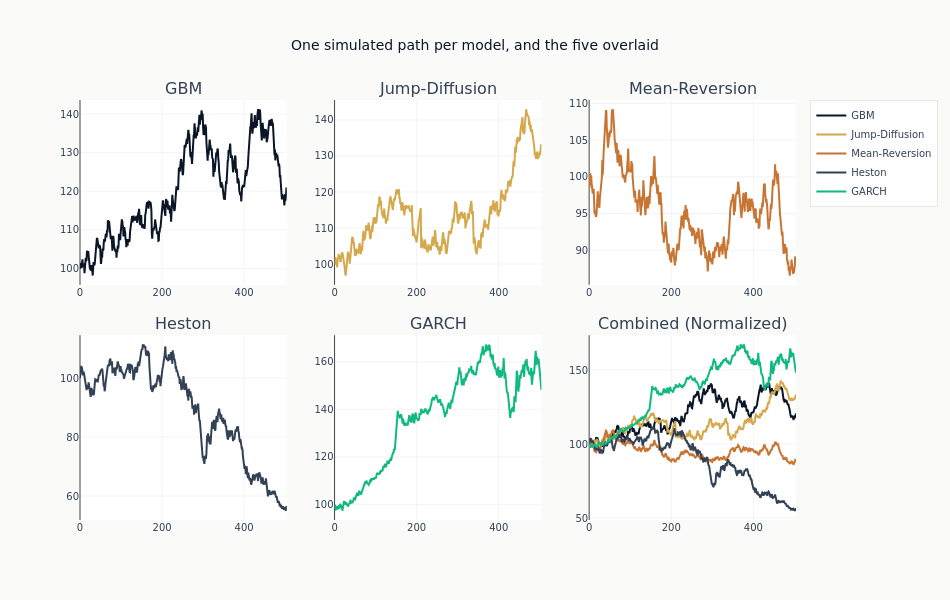

Notebook cell for this chart:
### Code cell
# Create comparison plot
fig = make_subplots(
    rows=2,
    cols=3,
    subplot_titles=list(all_models.keys()) + ["Combined (Normalized)"],
    vertical_spacing=0.12,
)

colors = [COLORS["blue"], COLORS["amber"], COLORS["copper"], COLORS["neutral"], COLORS["positive"]]

# Individual plots (no legend - subplot titles identify each)
for idx, (name, prices) in enumerate(all_models.items()):
    row, col = (idx // 3) + 1, (idx % 3) + 1
    fig.add_trace(
        go.Scatter(
            y=prices, mode="lines", name=name, line=dict(color=colors[idx]), showlegend=False
        ),
        row=row,
        col=col,
    )

# Combined normalized plot (with legend for comparison)
for idx, (name, prices) in enumerate(all_models.items()):
    normalized = 100 * prices / prices[0]
    fig.add_trace(
        go.Scatter(y=normalized, mode="lines", name=name, line=dict(color=colors[idx])),
        row=2,
        col=3,
    )

fig.update_layout(
    title_text="One simulated path per model, and the five overlaid",
    height=600,
    width=950,
)
show_plotly_with_alt(
    fig,
    "Six panels: one simulated price path for each of GBM, jump-diffusion, "
    "mean-reversion, Heston and GARCH, and a sixth panel overlaying all five "
    "rebased to 100 at the start.",
)

### Figure 1 — Plotly figure (JSON) as saved in the notebook; plotly's stock layout.template omitted (floating-point values rounded to 4 significant figures; data arrays with more than 128 entries replaced by an {"elided": "..."} marker saying what was removed)
{"data": [{"line": {"color": "#0a1628"}, "mode": "lines", "name": "GBM", "showlegend": false, "type": "scatter", "xaxis": "x", "y": {"elided": "505 float values"}, "yaxis": "y"}, {"line": {"color": "#D4A84B"}, "mode": "lines", "name": "Jump-Diffusion", "showlegend": false, "type": "scatter", "xaxis": "x2", "y": {"elided": "505 float values"}, "yaxis": "y2"}, {"line": {"color": "#C87533"}, "mode": "lines", "name": "Mean-Reversion", "showlegend": false, "type": "scatter", "xaxis": "x3", "y": {"elided": "505 float values"}, "yaxis": "y3"}, {"line": {"color": "#334155"}, "mode": "lines", "name": "Heston", "showlegend": false, "type": "scatter", "xaxis": "x4", "y": {"elided": "505 float values"}, "yaxis": "y4"}, {"line": {"color": "#10b981"}, "mode": "lines", "name": "GARCH", "showlegend": false, "type": "scatter", "xaxis": "x5", "y": {"elided": "505 float values"}, "yaxis": "y5"}, {"line": {"color": "#0a1628"}, "mode": "lines", "name": "GBM", "type": "scatter", "xaxis": "x6", "y": {"elided": "505 float values"}, "yaxis": "y6"}, {"line": {"color": "#D4A84B"}, "mode": "lines", "name": "Jump-Diffusion", "type": "scatter", "xaxis": "x6", "y": {"elided": "505 float values"}, "yaxis": "y6"}, {"line": {"color": "#C87533"}, "mode": "lines", "name": "Mean-Reversion", "type": "scatter", "xaxis": "x6", "y": {"elided": "505 float values"}, "yaxis": "y6"}, {"line": {"color": "#334155"}, "mode": "lines", "name": "Heston", "type": "scatter", "xaxis": "x6", "y": {"elided": "505 float values"}, "yaxis": "y6"}, {"line": {"color": "#10b981"}, "mode": "lines", "name": "GARCH", "type": "scatter", "xaxis": "x6", "y": {"elided": "505 float values"}, "yaxis": "y6"}], "layout": {"annotations": [{"font": {"size": 16}, "showarrow": false, "text": "GBM", "x": 0.1444, "xanchor": "center", "xref": "paper", "y": 1.0, "yanchor": "bottom", "yref": "paper"}, {"font": {"size": 16}, "showarrow": false, "text": "Jump-Diffusion", "x": 0.5, "xanchor": "center", "xref": "paper", "y": 1.0, "yanchor": "bottom", "yref": "paper"}, {"font": {"size": 16}, "showarrow": false, "text": "Mean-Reversion", "x": 0.8556, "xanchor": "center", "xref": "paper", "y": 1.0, "yanchor": "bottom", "yref": "paper"}, {"font": {"size": 16}, "showarrow": false, "text": "Heston", "x": 0.1444, "xanchor": "center", "xref": "paper", "y": 0.44, "yanchor": "bottom", "yref": "paper"}, {"font": {"size": 16}, "showarrow": false, "text": "GARCH", "x": 0.5, "xanchor": "center", "xref": "paper", "y": 0.44, "yanchor": "bottom", "yref": "paper"}, {"font": {"size": 16}, "showarrow": false, "text": "Combined (Normalized)", "x": 0.8556, "xanchor": "center", "xref": "paper", "y": 0.44, "yanchor": "bottom", "yref": "paper"}], "height": 600, "title": {"text": "One simulated path per model, and the five overlaid"}, "width": 950, "xaxis": {"anchor": "y", "domain": [0.0, 0.2889]}, "xaxis2": {"anchor": "y2", "domain": [0.3556, 0.6444]}, "xaxis3": {"anchor": "y3", "domain": [0.7111, 1.0]}, "xaxis4": {"anchor": "y4", "domain": [0.0, 0.2889]}, "xaxis5": {"anchor": "y5", "domain": [0.3556, 0.6444]}, "xaxis6": {"anchor": "y6", "domain": [0.7111, 1.0]}, "yaxis": {"anchor": "x", "domain": [0.56, 1.0]}, "yaxis2": {"anchor": "x2", "domain": [0.56, 1.0]}, "yaxis3": {"anchor": "x3", "domain": [0.56, 1.0]}, "yaxis4": {"anchor": "x4", "domain": [0.0, 0.44]}, "yaxis5": {"anchor": "x5", "domain": [0.0, 0.44]}, "yaxis6": {"anchor": "x6", "domain": [0.0, 0.44]}}}
